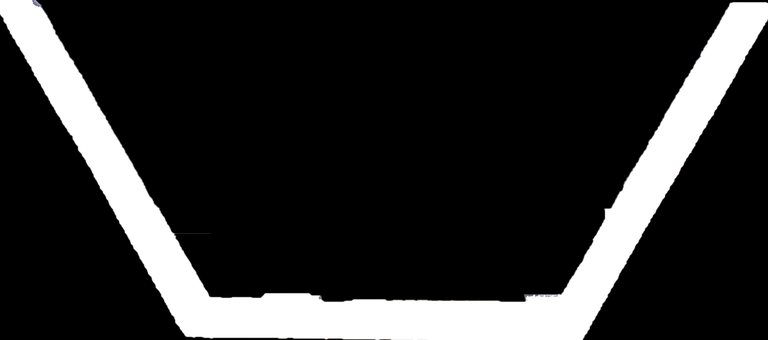
#> input picture Python/goal_contour.png, 768 x 340 px, shrunk from 3242 x 1435 before the run
$ python test.py
#> lines starting #> are read from the running program, lines starting #| are printed output that depends on the picture; after the words box and inside, x2 and y2 are one past the last pixel; in counts of white or black regions, pixels touching at a corner belong together; long printed decimals are rounded
import cv2
import numpy as np

img1 = cv2.imread('goal_contour.png', 0)
#> img1: shape (340, 768); min 0, max 255, mean 43.7
img2 = cv2.imread('raw_goal_img.jpg', 0)
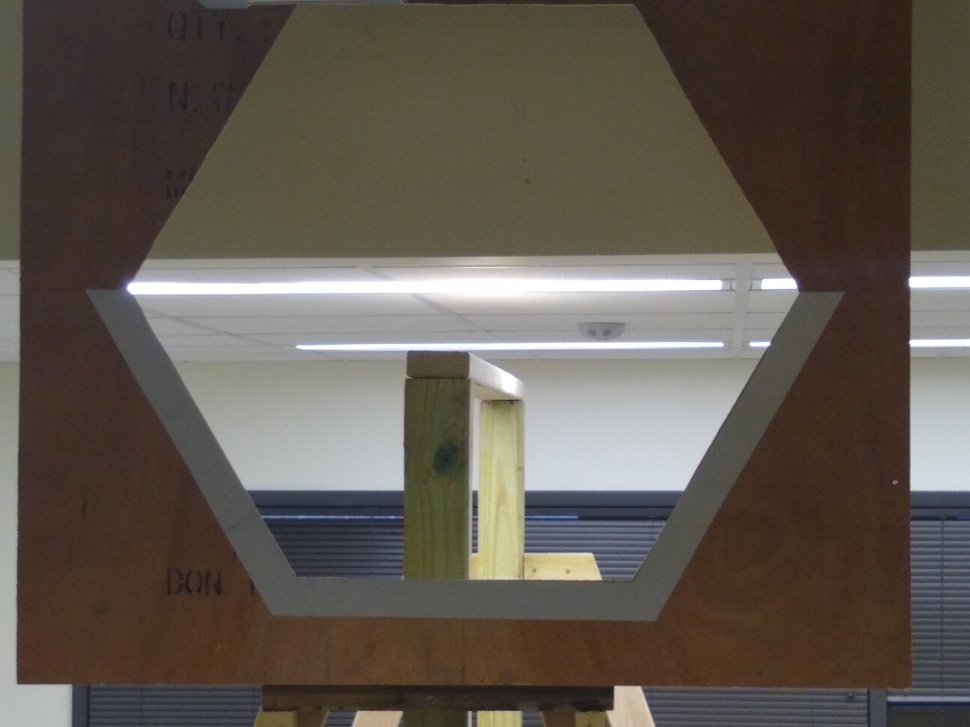
#> input picture Python/raw_goal_img.jpg, 970 x 727 px, shrunk from 4096 x 3072 before the run
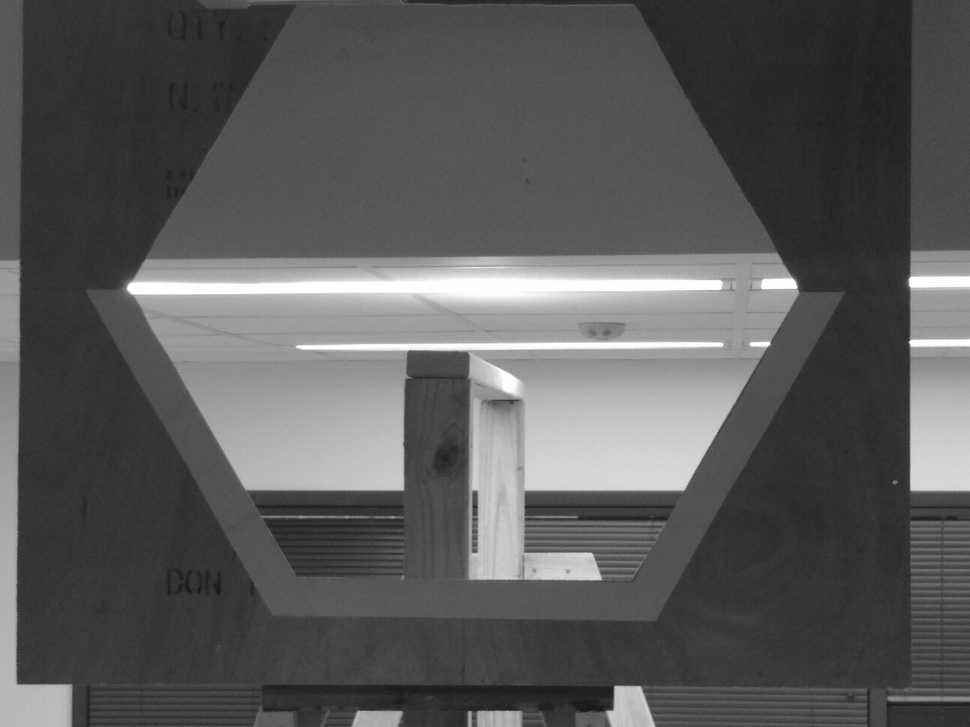
#> img2: shape (727, 970); min 21, max 255, mean 89.9

ret, thresh = cv2.threshold(img1, 127, 255, 0)
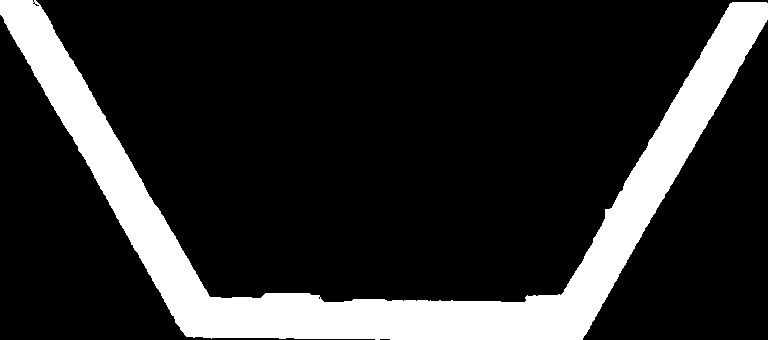
#> thresh: shape (340, 768); 17.1% white; 1 white region, box (x1, y1, x2, y2) and area: (0, 0, 768, 340) 44742
ret, thresh2 = cv2.threshold(img2, 127, 255, 0)
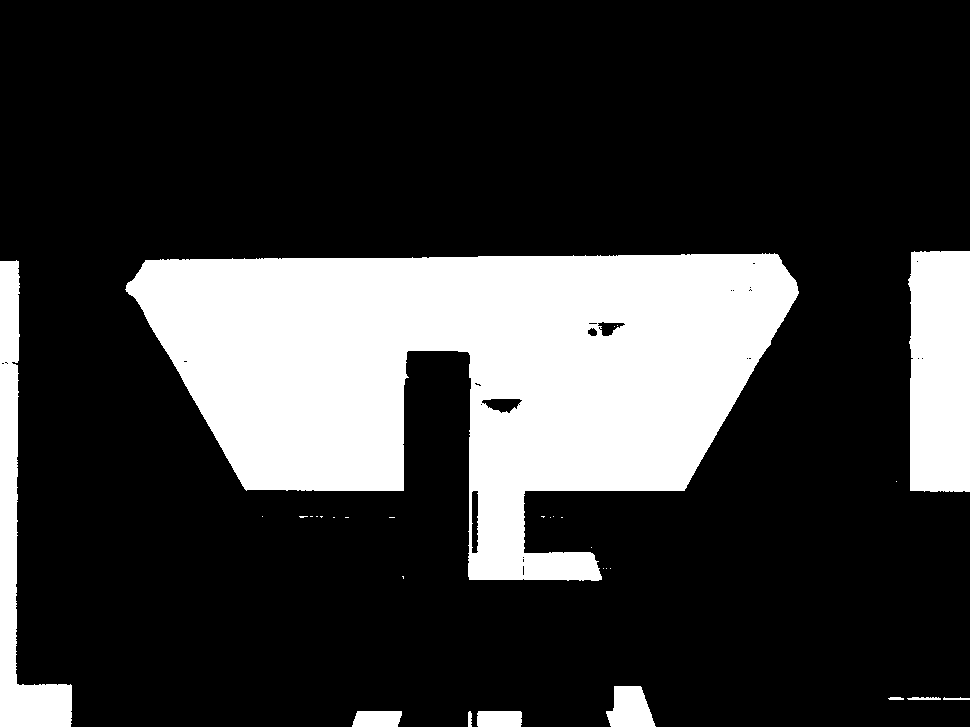
#> thresh2: shape (727, 970); 22.4% white; 30 white regions (20 under 20 px)

contours, hierarchy = cv2.findContours(thresh, 2, 1)
#> contours = 4 contours, 3 with area under 20; largest, box (x1, y1, x2, y2) and area: (0, 0, 768, 340) 43704
cnt1 = contours[0]
#> cnt1 = contour of 2095 points, box (x1, y1, x2, y2) (0, 0, 768, 340), area 43704
contours, hierarchy = cv2.findContours(thresh2, 2, 1)
#> contours = 58 contours, 44 with area under 20; largest, box (x1, y1, x2, y2) and area: (125, 253, 799, 581) 129895, (908, 251, 970, 492) 14034, (0, 260, 72, 727) 9996, (606, 686, 656, 727) 1430, (352, 711, 402, 727) 672
cnt2 = contours[0]
#> cnt2 = contour of 114 points, box (x1, y1, x2, y2) (477, 711, 522, 727), area 653

ret = cv2.matchShapes(cnt1, cnt2, 1, 0.0)
#> ret = 35.4
print(ret)
#| 35.399
